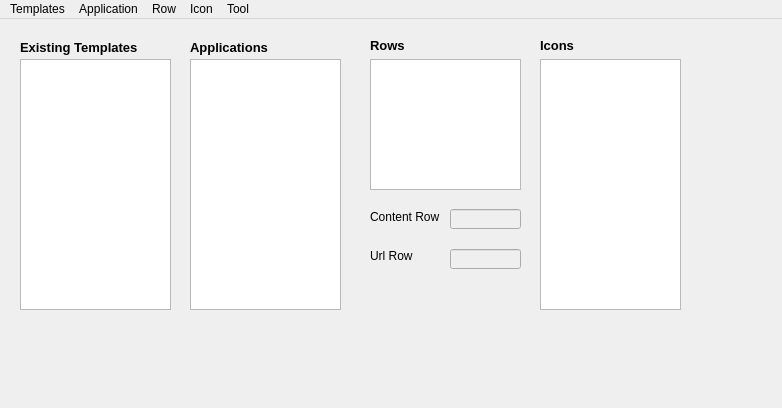
<?xml version="1.0" encoding="UTF-8"?>
<ui version="4.0">
 <class>TplWindow</class>
 <widget class="QMainWindow" name="TplWindow">
  <property name="geometry">
   <rect>
    <x>0</x>
    <y>0</y>
    <width>782</width>
    <height>408</height>
   </rect>
  </property>
  <property name="windowTitle">
   <string>Template Tool</string>
  </property>
  <widget class="QWidget" name="centralwidget">
   <widget class="QListView" name="listTpl">
    <property name="geometry">
     <rect>
      <x>20</x>
      <y>40</y>
      <width>151</width>
      <height>251</height>
     </rect>
    </property>
   </widget>
   <widget class="QLabel" name="label">
    <property name="geometry">
     <rect>
      <x>20</x>
      <y>20</y>
      <width>121</width>
      <height>16</height>
     </rect>
    </property>
    <property name="font">
     <font>
      <pointsize>10</pointsize>
      <weight>75</weight>
      <bold>true</bold>
     </font>
    </property>
    <property name="text">
     <string>Existing Templates</string>
    </property>
   </widget>
   <widget class="QListView" name="listApp">
    <property name="geometry">
     <rect>
      <x>190</x>
      <y>40</y>
      <width>151</width>
      <height>251</height>
     </rect>
    </property>
   </widget>
   <widget class="QLabel" name="label_2">
    <property name="geometry">
     <rect>
      <x>190</x>
      <y>20</y>
      <width>81</width>
      <height>16</height>
     </rect>
    </property>
    <property name="font">
     <font>
      <pointsize>10</pointsize>
      <weight>75</weight>
      <bold>true</bold>
     </font>
    </property>
    <property name="text">
     <string>Applications</string>
    </property>
   </widget>
   <widget class="QListView" name="ListRow">
    <property name="geometry">
     <rect>
      <x>370</x>
      <y>40</y>
      <width>151</width>
      <height>131</height>
     </rect>
    </property>
   </widget>
   <widget class="QLabel" name="label_3">
    <property name="geometry">
     <rect>
      <x>370</x>
      <y>20</y>
      <width>46</width>
      <height>13</height>
     </rect>
    </property>
    <property name="font">
     <font>
      <pointsize>10</pointsize>
      <weight>75</weight>
      <bold>true</bold>
     </font>
    </property>
    <property name="text">
     <string>Rows</string>
    </property>
   </widget>
   <widget class="QListView" name="listIcon">
    <property name="geometry">
     <rect>
      <x>540</x>
      <y>40</y>
      <width>141</width>
      <height>251</height>
     </rect>
    </property>
   </widget>
   <widget class="QLabel" name="label_4">
    <property name="geometry">
     <rect>
      <x>540</x>
      <y>20</y>
      <width>46</width>
      <height>13</height>
     </rect>
    </property>
    <property name="font">
     <font>
      <pointsize>10</pointsize>
      <weight>75</weight>
      <bold>true</bold>
     </font>
    </property>
    <property name="text">
     <string>Icons</string>
    </property>
   </widget>
   <widget class="QLabel" name="labelIcon">
    <property name="geometry">
     <rect>
      <x>700</x>
      <y>40</y>
      <width>46</width>
      <height>41</height>
     </rect>
    </property>
    <property name="text">
     <string/>
    </property>
   </widget>
   <widget class="QLabel" name="maskLabel">
    <property name="geometry">
     <rect>
      <x>710</x>
      <y>130</y>
      <width>46</width>
      <height>41</height>
     </rect>
    </property>
    <property name="text">
     <string/>
    </property>
   </widget>
   <widget class="QLabel" name="label_5">
    <property name="geometry">
     <rect>
      <x>370</x>
      <y>190</y>
      <width>71</width>
      <height>16</height>
     </rect>
    </property>
    <property name="text">
     <string>Content Row</string>
    </property>
   </widget>
   <widget class="QLineEdit" name="editContentRow">
    <property name="enabled">
     <bool>false</bool>
    </property>
    <property name="geometry">
     <rect>
      <x>450</x>
      <y>190</y>
      <width>71</width>
      <height>20</height>
     </rect>
    </property>
   </widget>
   <widget class="QLabel" name="label_6">
    <property name="geometry">
     <rect>
      <x>370</x>
      <y>230</y>
      <width>46</width>
      <height>13</height>
     </rect>
    </property>
    <property name="text">
     <string>Url Row</string>
    </property>
   </widget>
   <widget class="QLineEdit" name="editUrlRow">
    <property name="enabled">
     <bool>false</bool>
    </property>
    <property name="geometry">
     <rect>
      <x>450</x>
      <y>230</y>
      <width>71</width>
      <height>20</height>
     </rect>
    </property>
   </widget>
  </widget>
  <widget class="QMenuBar" name="menuBar">
   <property name="geometry">
    <rect>
     <x>0</x>
     <y>0</y>
     <width>782</width>
     <height>21</height>
    </rect>
   </property>
   <widget class="QMenu" name="menuTemplates">
    <property name="title">
     <string>Templates</string>
    </property>
    <addaction name="actionNew_Template"/>
    <addaction name="actionNew_Template_Copy"/>
    <addaction name="actionDelete_Template"/>
   </widget>
   <widget class="QMenu" name="menuApplication">
    <property name="title">
     <string>Application</string>
    </property>
    <addaction name="actionNew_Application"/>
    <addaction name="actionNewApplicationCopy"/>
    <addaction name="actionDeleteApp"/>
   </widget>
   <widget class="QMenu" name="menuRow">
    <property name="title">
     <string>Row</string>
    </property>
    <addaction name="actionAddBefore"/>
    <addaction name="actionAdd_After"/>
    <addaction name="actionDelete_A_row"/>
    <addaction name="actionRow_Config"/>
   </widget>
   <widget class="QMenu" name="menuIcon">
    <property name="title">
     <string>Icon</string>
    </property>
    <addaction name="actionAddIcon"/>
    <addaction name="actionDeleteIcon"/>
    <addaction name="actionAdd_Mask"/>
   </widget>
   <widget class="QMenu" name="menuTool">
    <property name="title">
     <string>Tool</string>
    </property>
   </widget>
   <addaction name="menuTemplates"/>
   <addaction name="menuApplication"/>
   <addaction name="menuRow"/>
   <addaction name="menuIcon"/>
   <addaction name="menuTool"/>
  </widget>
  <action name="actionNew_Template">
   <property name="text">
    <string>New</string>
   </property>
  </action>
  <action name="actionNew_Application">
   <property name="text">
    <string>New</string>
   </property>
  </action>
  <action name="actionNewApplicationCopy">
   <property name="text">
    <string>New (Copy)</string>
   </property>
  </action>
  <action name="actionAddBefore">
   <property name="text">
    <string>Add Before</string>
   </property>
  </action>
  <action name="actionDelete_A_row">
   <property name="text">
    <string>Delete</string>
   </property>
  </action>
  <action name="actionNew_Template_Copy">
   <property name="text">
    <string>New (Copy)</string>
   </property>
  </action>
  <action name="actionDelete_Template">
   <property name="text">
    <string>Delete</string>
   </property>
  </action>
  <action name="actionAdd_After">
   <property name="text">
    <string>Add After</string>
   </property>
  </action>
  <action name="actionDeleteApp">
   <property name="text">
    <string>Delete</string>
   </property>
  </action>
  <action name="actionAddIcon">
   <property name="text">
    <string>Add</string>
   </property>
  </action>
  <action name="actionDeleteIcon">
   <property name="text">
    <string>Delete</string>
   </property>
  </action>
  <action name="actionAdd_Mask">
   <property name="text">
    <string>Add Mask</string>
   </property>
  </action>
  <action name="actionRow_Config">
   <property name="text">
    <string>Row Configuration</string>
   </property>
  </action>
 </widget>
 <resources/>
 <connections/>
</ui>
